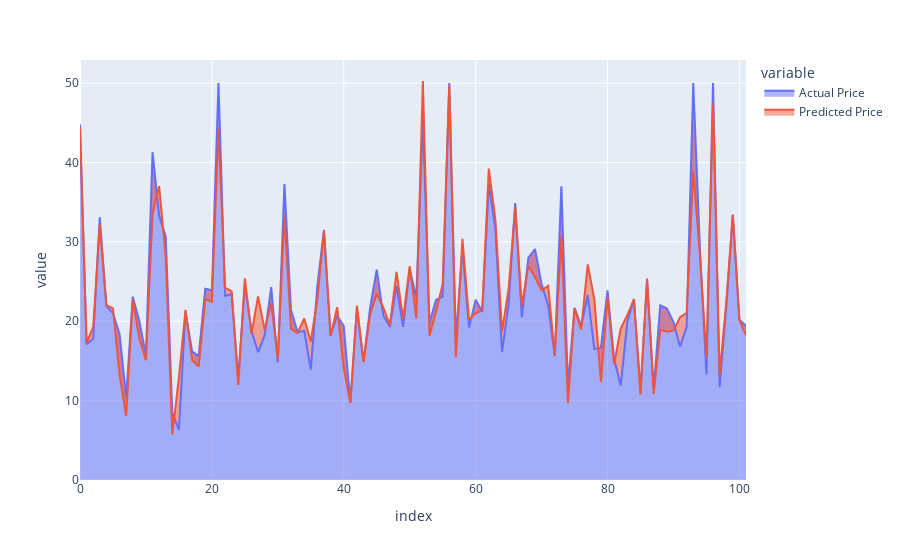

The cell this chart's notebook holds for it:
### Code cell
testing123= pd.DataFrame(columns = ["Actual Price", "Predicted Price"])
testing123["Actual Price"] = np.array(y_test)
testing123["Predicted Price"] = y_test_pred_gbr - np.array(y_test)
testing123.plot.area()

### Figure 1 — Plotly figure (JSON) as saved in the notebook; plotly's stock layout.template omitted (floating-point values rounded to 4 significant figures)
{"data": [{"fillpattern": {"shape": ""}, "hovertemplate": "variable=Actual Price<br>index=%{x}<br>value=%{y}<extra></extra>", "legendgroup": "Actual Price", "line": {"color": "#636efa"}, "marker": {"symbol": "circle"}, "mode": "lines", "name": "Actual Price", "orientation": "v", "showlegend": true, "stackgroup": "1", "type": "scatter", "x": [0, 1, 2, 3, 4, 5, 6, 7, 8, 9, 10, 11, 12, 13, 14, 15, 16, 17, 18, 19, 20, 21, 22, 23, 24, 25, 26, 27, 28, 29, 30, 31, 32, 33, 34, 35, 36, 37, 38, 39, 40, 41, 42, 43, 44, 45, 46, 47, 48, 49, 50, 51, 52, 53, 54, 55, 56, 57, 58, 59, 60, 61, 62, 63, 64, 65, 66, 67, 68, 69, 70, 71, 72, 73, 74, 75, 76, 77, 78, 79, 80, 81, 82, 83, 84, 85, 86, 87, 88, 89, 90, 91, 92, 93, 94, 95, 96, 97, 98, 99, 100, 101], "xaxis": "x", "y": [44.8, 17.1, 17.8, 33.1, 21.9, 21, 18.4, 10.4, 23.1, 20, 15.7, 41.3, 33.3, 30.7, 8.5, 6.3, 21.2, 16.2, 15.6, 24.1, 23.9, 50, 23.2, 23.4, 12.8, 24.6, 18.8, 16.1, 18.2, 24.3, 14.8, 37.3, 21.4, 18.6, 18.8, 13.9, 24.5, 31.5, 18.2, 20.7, 19.4, 9.7, 21.5, 14.9, 21.7, 26.5, 20.7, 19.3, 24.5, 19.3, 26.6, 23, 45.4, 19.8, 22.7, 23.1, 50, 17.8, 29.1, 19.2, 22.7, 21.2, 37.2, 31.6, 16.1, 22.2, 34.9, 20.5, 28, 29.1, 24.7, 22, 15.6, 37, 11.8, 21.7, 19.4, 23.3, 16.5, 16.7, 23.9, 15.2, 11.9, 19.9, 22.8, 11.3, 25.2, 11.5, 22, 21.6, 19.9, 16.8, 19.3, 50, 29.4, 13.3, 50, 11.7, 21.7, 33.4, 20.2, 19.4], "yaxis": "y"}, {"fillpattern": {"shape": ""}, "hovertemplate": "variable=Predicted Price<br>index=%{x}<br>value=%{y}<extra></extra>", "legendgroup": "Predicted Price", "line": {"color": "#EF553B"}, "marker": {"symbol": "circle"}, "mode": "lines", "name": "Predicted Price", "orientation": "v", "showlegend": true, "stackgroup": "1", "type": "scatter", "x": [0, 1, 2, 3, 4, 5, 6, 7, 8, 9, 10, 11, 12, 13, 14, 15, 16, 17, 18, 19, 20, 21, 22, 23, 24, 25, 26, 27, 28, 29, 30, 31, 32, 33, 34, 35, 36, 37, 38, 39, 40, 41, 42, 43, 44, 45, 46, 47, 48, 49, 50, 51, 52, 53, 54, 55, 56, 57, 58, 59, 60, 61, 62, 63, 64, 65, 66, 67, 68, 69, 70, 71, 72, 73, 74, 75, 76, 77, 78, 79, 80, 81, 82, 83, 84, 85, 86, 87, 88, 89, 90, 91, 92, 93, 94, 95, 96, 97, 98, 99, 100, 101], "xaxis": "x", "y": [-0.4398, 0.1647, 1.478, -0.877, 0.1362, 0.6281, -5.084, -2.321, -0.4139, -2.169, -0.6094, -7.837, 3.714, -2.565, -2.754, 6.625, 0.2256, -1.093, -1.312, -1.295, -1.437, -5.773, 1.044, 0.3724, -0.8316, 0.8151, -0.394, 7.013, 0.7431, -2.019, 0.4368, -3.928, -2.359, -0.05762, 1.551, 3.547, -1.72, -0.1755, -0.04605, 1.08, -5.371, 0.01413, 0.4653, -0.01692, -0.8529, -3.038, 1.028, 0.2373, 1.727, 0.9867, 0.3509, -2.641, 4.866, -1.646, -1.467, 1.547, -0.2957, -2.321, 1.279, 0.9682, -1.688, 0.1565, 2.029, 1.151, 2.601, 1.879, -0.5121, 1.464, -1.027, -3.521, -0.8106, 2.454, 0.09959, -6.344, -2.132, -0.1069, -0.4212, 3.873, 6.24, -4.307, -0.8729, -0.6218, 7.187, 0.8514, -0.04397, -0.5682, 0.1922, -0.6536, -3.084, -2.922, -1.089, 3.725, 1.773, -11.1, -0.9327, 2.184, -2.464, 1.577, 0.6577, 0.02394, -0.07251, -1.178], "yaxis": "y"}], "layout": {"legend": {"title": {"text": "variable"}, "tracegroupgap": 0}, "margin": {"t": 60}, "xaxis": {"anchor": "y", "domain": [0, 1], "title": {"text": "index"}}, "yaxis": {"anchor": "x", "domain": [0, 1], "title": {"text": "value"}}}}
